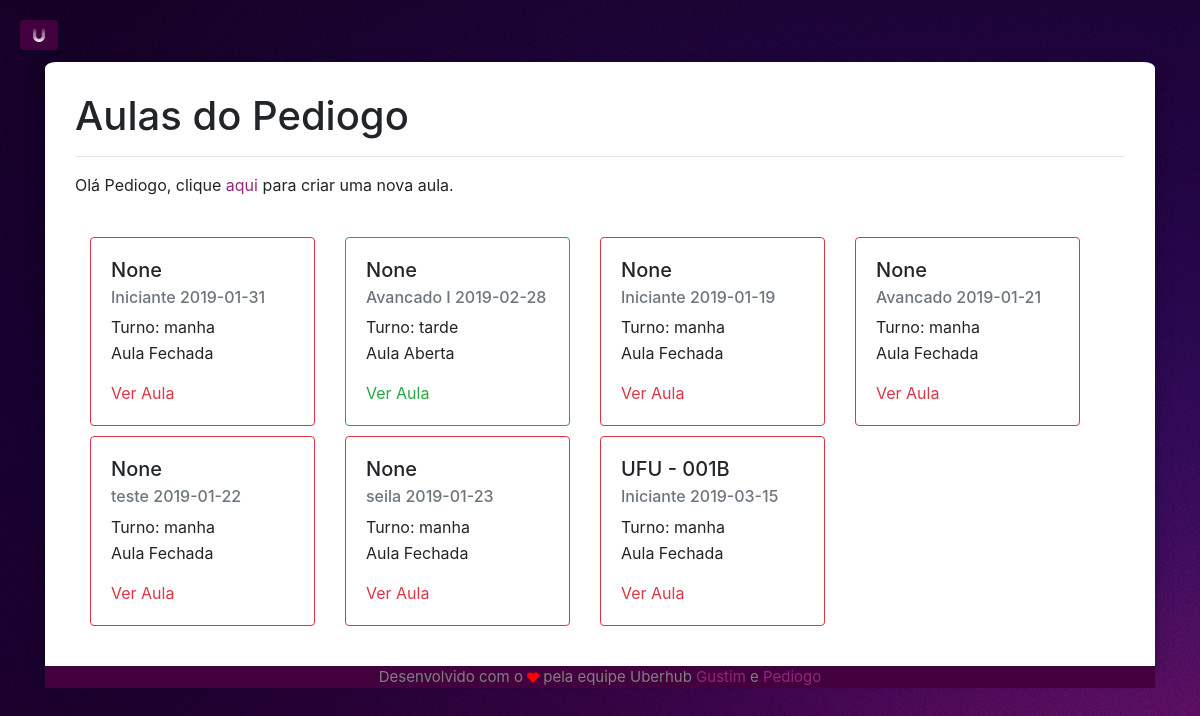
The page /minhasAulas (signed in) on the database its author committed.
### app/models/tables.py (models this page shows, shortened)
class Professor(db.Model):
    __tablename__ = "professor"
    id       = db.Column(db.Integer, primary_key=True, autoincrement=True)
    cpf      = db.Column(db.String(11), nullable=False, unique=True)
    apelido  = db.Column(db.String(15), nullable=False, unique=True)
    email    = db.Column(db.String(50), nullable=False, unique=True)
    nome     = db.Column(db.String(50), nullable=False)
    telefone = db.Column(db.String(11))
    ID_URI   = db.Column(db.String(5), unique=True)
    senha    = db.Column(db.String(30), nullable=False)
    @property
    def is_authenticated(self):
        return True

class Aula(db.Model):
    __tablename__ = "aula"
    id       = db.Column(db.Integer, primary_key=True, autoincrement=True)
    dia      = db.Column(db.Date)
    horario  = db.Column(db.String(5), CheckConstraint('horario="manha" or horario="tarde"'), nullable=False)
    nivel    = db.Column(db.String(15), nullable=False)
    ativa    = db.Column(db.Boolean, default=False, server_default=sa.sql.expression.false(), nullable=False)
    id_prof  = db.Column(db.Integer, db.ForeignKey('professor.id'))
    sala = db.Column(db.String(30), nullable=False)
    fk_professor =  db.relationship('Professor', foreign_keys=id_prof)

### app/controllers/default.py (the view)
@app.route("/minhasAulas")
def minhasAulas():
    aulas = tables.Aula.query.filter_by(id_prof=current_user.id)
    return render_template('home/minhasaulas.html', aulas=aulas)

### app/controllers/default.py (called while the page is built)
@lm.user_loader
def load_user(id):
    return tables.Professor.query.filter_by(id=id).first()

### app/templates/home/minhasaulas.html (shortened to what this page needs)
{% extends 'base.html' %}
{% block body %}
<h1>Aulas do {{current_user.apelido}}</h1>
<hr>
<p>Olá {{ current_user.apelido }}, clique <a href="prof" class="ftLink">aqui</a> para criar uma nova aula.</p>
<br>
<div class="row container">
  {% for aula in aulas %}
    <div class="col-sm-3" style="margin-bottom: 10px;">
      {% if aula.ativa %}
      <div class="card border-success">
      {% else %}
      <div class="card border-danger">
      {% endif %}
        <div class="card-body">
          <h5 class="card-title">{{ aula.sala }}</h5>
          <h6 class="card-subtitle mb-2 text-muted">{{ aula.nivel }} {{ aula.dia }}</h6>
          <p class="card-text" style="margin-bottom:2px;">Turno: {{ aula.horario }}</p>
          {% if aula.ativa %}
          <p class="card-text" style="martgin-top:0px;">Aula Aberta</p>
          <a href="{{ url_for('lista', id_aula=aula.id) }}" class="card-link text-success">Ver Aula</a>
          {% else %}
          <p class="card-text" style="martgin-top:0px;">Aula Fechada</p>
          <a href="{{ url_for('lista', id_aula=aula.id) }}" class="card-link text-danger">Ver Aula</a>
          {% endif %}
        </div>
      </div>
    </div>
  {% endfor %}
</div>
{% endblock %}

### app/templates/base.html (shortened to what this page needs)
<!DOCTYPE html>
<html lang="en" dir="ltr">
  <head>
    <link rel="stylesheet" href="https://stackpath.bootstrapcdn.com/bootstrap/4.1.3/css/bootstrap.min.css">
    <link rel="stylesheet" href="{{ url_for('static', filename='home/simple-sidebar.css') }}" rel="stylesheet">
    <link rel="stylesheet" href="https://use.fontawesome.com/releases/v5.6.1/css/all.css">
    <link rel="stylesheet" href="https://formden.com/static/cdn/bootstrap-iso.css" />
  </head>
  <body class="bg">
    <div id="wrapper">
        <div id="page-content-wrapper" class="">
                <button href="#menu-toggle" class="btn fab fa-uniregistry" id="menu-toggle"></button>
        </div>
        <div class="container">
          <div class="container" id="logmain">
          {% block body %}
          {% endblock %}
          </div>
          <footer class="thin">
            <div class="container">
              <p>Desenvolvido com o <i class="fas fa-heart"></i> pela equipe Uberhub <a href="https://portifolioaugusto.000webhostapp.com/index-pt.html" class="ftLink" target="_blank">Gustim</a> e <a href="https://github.com/pedrodiogo219" class="ftLink" target="_blank">Pediogo</a></p>
            </div>
          </footer>
        </div>
    </div>
    <link rel="stylesheet" href="https://cdnjs.cloudflare.com/ajax/libs/bootstrap-datepicker/1.4.1/css/bootstrap-datepicker3.css"/>
  </body>
</html>

### app/static/home/simple-sidebar.css (style rules this page uses)
body.bg { overflow-x: hidden; background-image: url(../img/bg.jpg); background-color: #E6E6FA; background-repeat: no-repeat; background-attachment: fixed; }
#wrapper { padding-left: 0; -webkit-transition: all 0.5s ease; -moz-transition: all 0.5s ease; -o-transition: all 0.5s ease; transition: all 0.5s ease; }
#page-content-wrapper { width: 100%; position: absolute; padding: 15px; }
@media (min-width:768px) { #wrapper { padding-left: 0; } }
@media (min-width:768px) { #page-content-wrapper { padding: 20px; position: relative; } }
#menu-toggle { position: fixed; left: -2; }
html { scroll-behavior: smooth; }
#logmain { background-color: white; margin-top: 2%; padding: 30px; border-radius: 1.0001%; border-bottom-left-radius: 0; border-bottom-right-radius: 0; box-shadow: 0 4px 8px 0 rgba(0, 0, 0, 0.2), 0 6px 20px 0 rgba(0, 0, 0, 0.19); }
.btn { background-color: #42003f; color: white; }
footer.thin { background-color: #42003f; color: grey; text-align: center; bottom: 0; font-size: 15px; border-bottom-left-radius: 1.0001%; border-bottom-right-radius: 1.0001%; }
.fa-heart { font-size: 11.9px; color: red; }
.ftLink { color: #97247d; }

### rows shown on the page
Professor: apelido "Pediogo"
Aula: sala "None", nivel "Iniciante", dia "2019-01-31", horario "manha"
Aula: sala "None", nivel "Avancado I", dia "2019-02-28", horario "tarde"
Aula: sala "None", nivel "Iniciante", dia "2019-01-19", horario "manha"
Aula: sala "None", nivel "Avancado", dia "2019-01-21", horario "manha"
Aula: sala "None", nivel "teste", dia "2019-01-22", horario "manha"
Aula: sala "None", nivel "seila", dia "2019-01-23", horario "manha"
Aula: sala "UFU - 001B", nivel "Iniciante", dia "2019-03-15", horario "manha"
